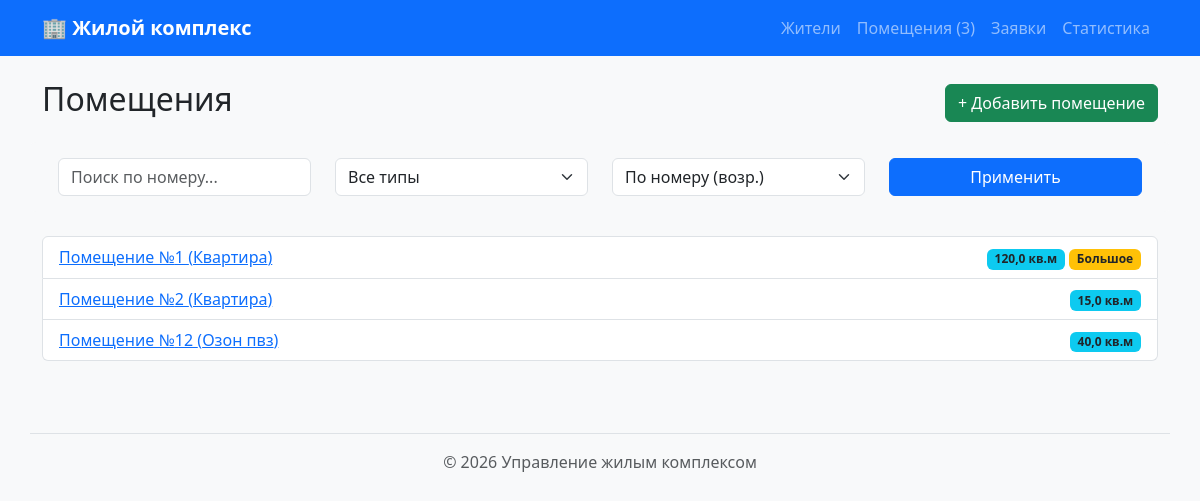
The page /premises/ on the database as committed earlier.
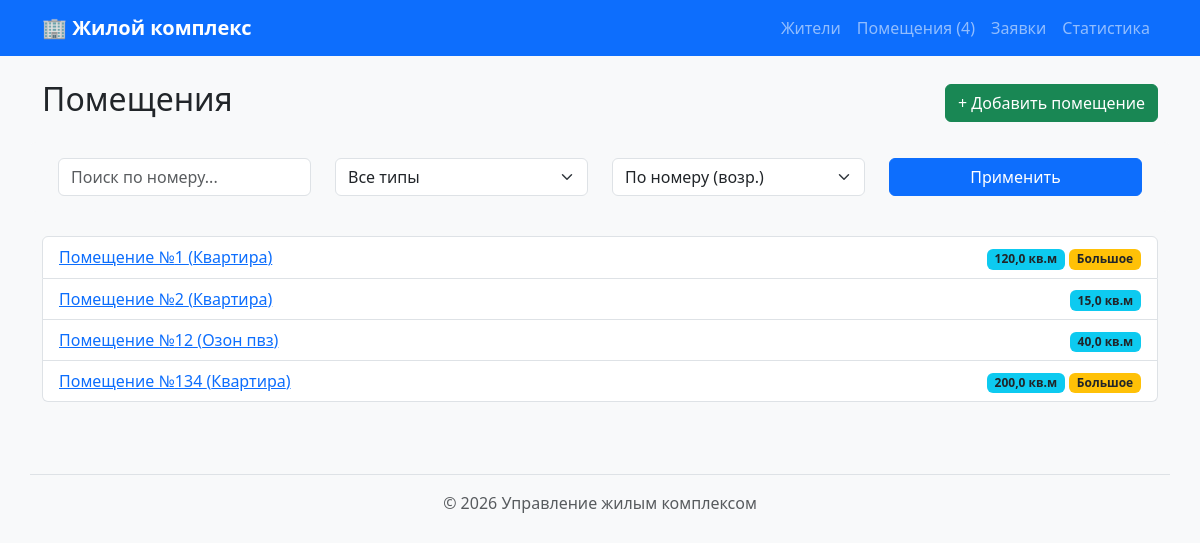
The same page on the database as committed later.
### premises/models.py (models this page shows, shortened)
class Premise(models.Model):
    number = models.PositiveIntegerField(verbose_name="Номер помещения")
    premise_type = models.CharField(max_length=50, verbose_name="Тип")
    area = models.FloatField(verbose_name="Площадь")
    slug = models.SlugField(
        max_length=180,
        unique=True,
        blank=True,
        editable=False,
        verbose_name="URL-идентификатор"
    )
    is_large = models.GeneratedField(
        expression=Case(
            When(area__gte=100.0, then=Value(True)),
            default=Value(False),
            output_field=models.BooleanField(),
        ),
        output_field=models.BooleanField(),
        db_persist=True,
        verbose_name="Большое помещение (от 100 кв.м)"
    )
    class Meta:
        ordering = ["number"]
        verbose_name = "Помещение"
        verbose_name_plural = "Помещения"
    def get_absolute_url(self):
        return reverse("premises:detail", kwargs={"slug": self.slug})

### premises/views.py (the view)
# urls.py: path("", views.premises, name="list"),
def premises(request):
    premises_list = Premise.objects.all()
    search_query = request.GET.get("q", "").strip()
    if search_query:
        premises_list = premises_list.filter(number__icontains=search_query)
    type_filter = request.GET.get("type", "")
    if type_filter:
        premises_list = premises_list.filter(premise_type=type_filter)
    sort = request.GET.get("sort", "number")
    if sort in ["number", "-number", "area", "-area"]:
        premises_list = premises_list.order_by(sort)
    raw_types = Premise.objects.values_list("premise_type", flat=True)
    cleaned_types = [t.strip().capitalize() for t in raw_types if t]
    types = sorted(list(set(cleaned_types)))
    return render(request, "premises/premise_list.html", {
        "premises": premises_list,
        "search_query": search_query,
        "type_filter": type_filter,
        "sort": sort,
        "types": types,
    })

### premises/context_processors.py (called while the page is built)
def premise_context(request):
    return {
        "site_name": "Жилой комплекс",
        "premises_count": Premise.objects.count(),
    }

### premises/templates/premises/premise_list.html (shortened to what this page needs)
{% extends "base.html" %}
{% block content %}
<div class="d-flex justify-content-between align-items-center mb-3">
    <h2>Помещения</h2>
    <a href="{% url 'premises:create' %}" class="btn btn-success">+ Добавить помещение</a>
</div>
<form method="get" class="row bg-light p-3 rounded mb-4">
    <div class="col-md-3">
        <input type="text" name="q" class="form-control" placeholder="Поиск по номеру..." value="{{ search_query }}">
    </div>
    <div class="col-md-3">
        <select name="type" class="form-select" onchange="this.form.submit()"> >
            <option value="">Все типы</option>
        </select>
    </div>
    <div class="col-md-3">
        <select name="sort" class="form-select" onchange="this.form.submit()">
            <option value="number" {% if sort == 'number' %}selected{% endif %}>По номеру (возр.)</option>
        </select>
    </div>
    <div class="col-md-3">
        <button type="submit" class="btn btn-primary w-100">Применить</button>
    </div>
</form>
<ul class="list-group">
    {% for p in premises %}
        <li class="list-group-item d-flex justify-content-between align-items-center">
            <a href="{{ p.get_absolute_url }}">Помещение №{{ p.number }} ({{ p.premise_type }})</a>
            <div>
                <span class="badge bg-info text-dark">{{ p.area }} кв.м</span>
                {% if p.is_large %}<span class="badge bg-warning text-dark">Большое</span>{% endif %}
            </div>
        </li>
    {% empty %}
        <li class="list-group-item">Ничего не найдено.</li>
    {% endfor %}
</ul>
{% endblock %}

Rows that differ between the two databases and show on the page:
added Premise: number "134", premise_type "Квартира", area "200,0", shows "Большое"
Other text that changed with them:
{{ premises_count }}: "3" → "4"
